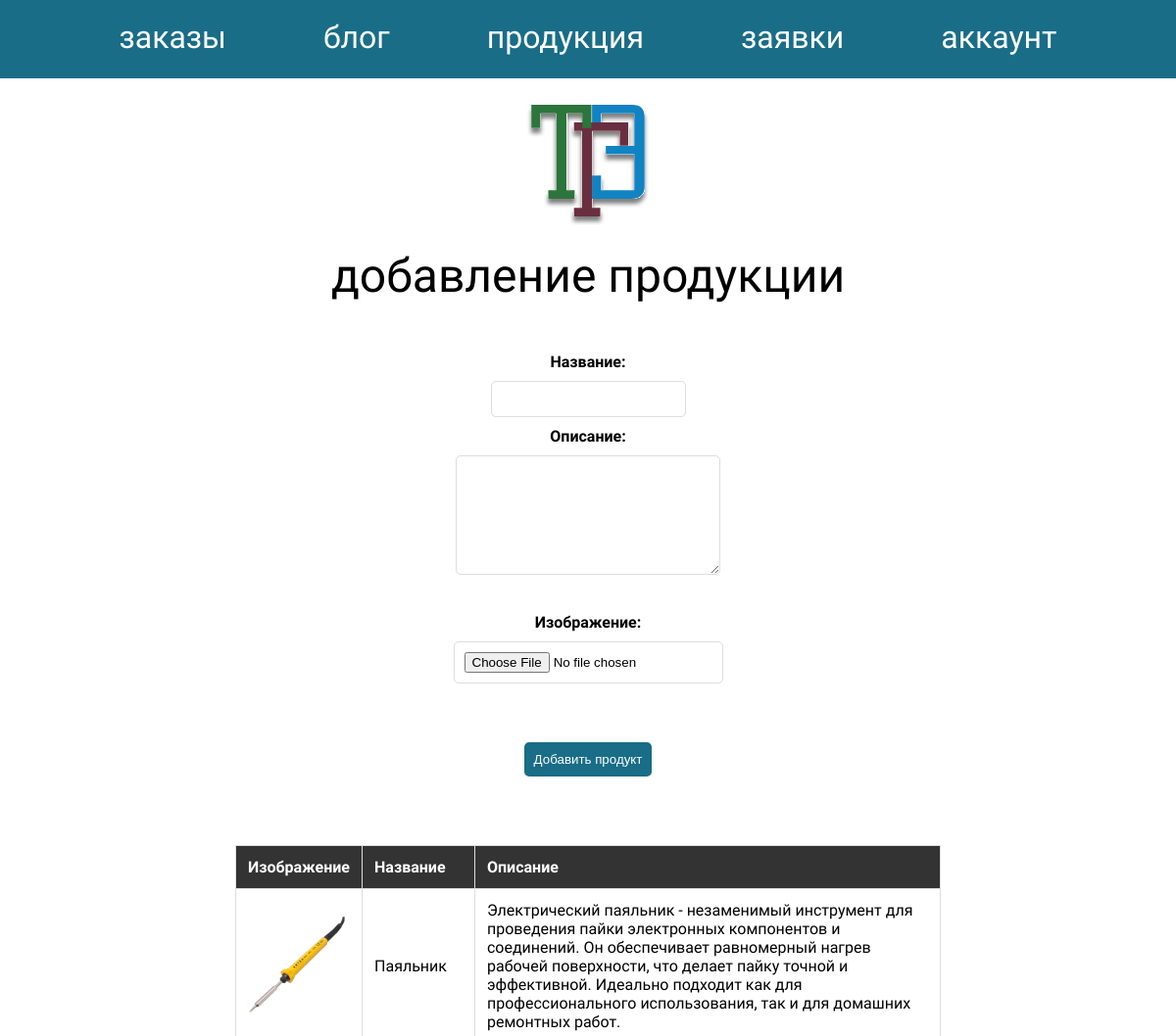
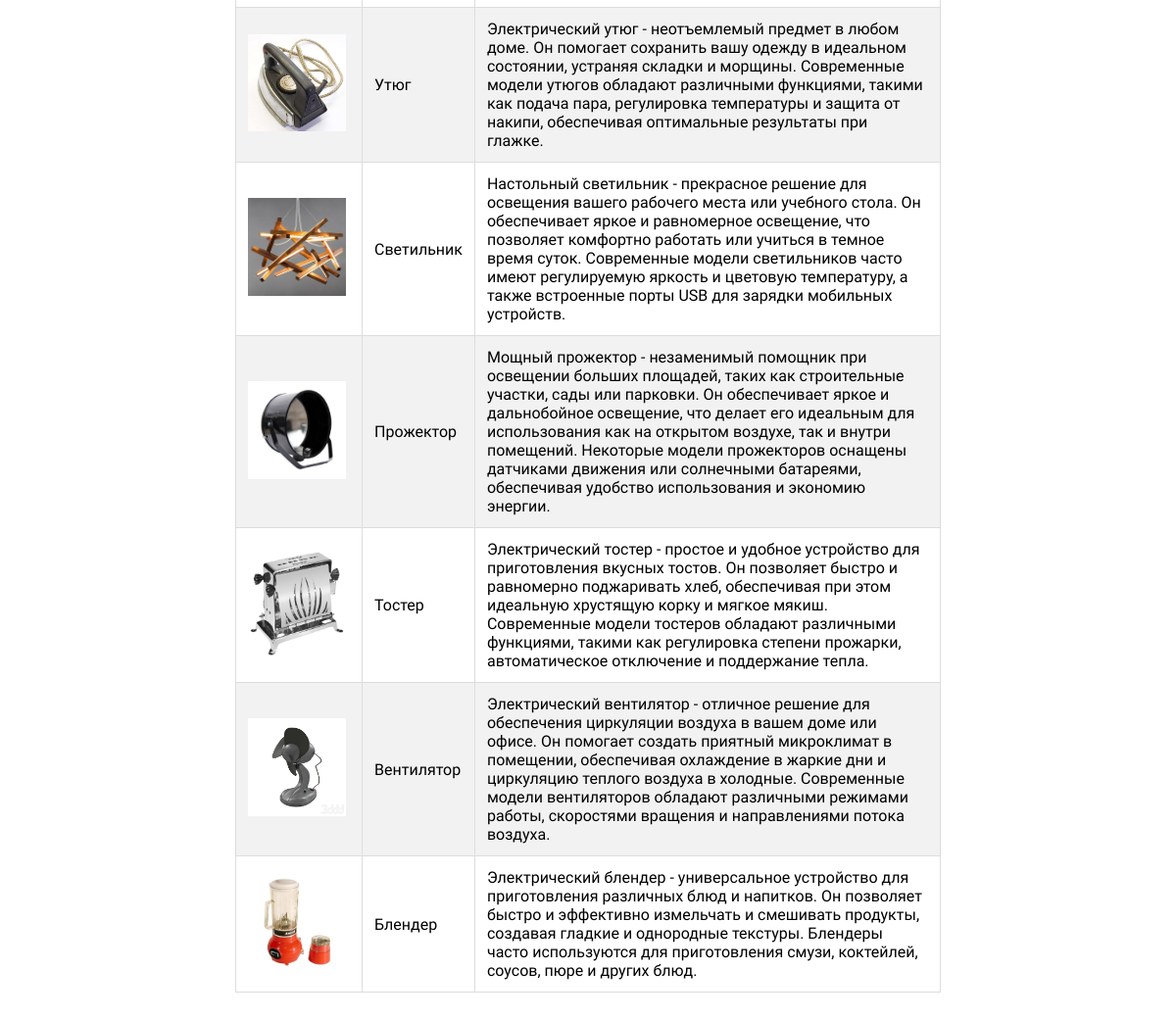
Screenshot of /product_admin.php with the database file from the repository (2 pictures, top to bottom).
### tables this page shows
CREATE TABLE `Products` (
  `ProductID` int NOT NULL,
  `ImagePath` varchar(255) NOT NULL,
  `Name` varchar(100) NOT NULL,
  `Description` text NOT NULL
);

### product_admin.php (the view, shortened to what this page needs)
<!DOCTYPE html>
<html lang="en">
<head>
    <link rel="stylesheet" href="style.css">
</head>
<body>
<header>
    <div class="toolbar">
        <a href="admin_order.php">заказы</a>
        <a href="blog_admin.php">блог</a>
        <a href="product_admin.php">продукция</a>
        <a href="callback_admin.php">заявки</a>
        <a href="profile_admin.php">аккаунт</a>
    </div>
</header>
<div class="content">
    <img src="img/logo_light.svg" alt="Logo" class="logo">
    <p class="title_page">добавление продукции</p>
    <form class="product_admin_form" action="" method="post" enctype="multipart/form-data">
        <label for="name">Название:</label>
        <input type="text" id="name" name="name" required>
        <label for="description">Описание:</label>
        <textarea id="description" name="description" required></textarea><br>
        <label for="image">Изображение:</label>
        <input type="file" id="image" name="image" required>
        <input type="submit" name="submit" value="Добавить продукт" class="submit_product_admin">
    </form>
    <?php
    include 'config.php';
    ?>
    <table class="table_products">
        <thead>
            <tr>
                <th>Изображение</th>
                <th>Название</th>
                <th>Описание</th>
            </tr>
        </thead>
        <tbody>
            <?php
            $sql = "SELECT ProductID, ImagePath, Name, Description FROM Products";
            $result = $conn->query($sql);
            if ($result->num_rows > 0) {
                while($row = $result->fetch_assoc()) {
                    echo "<tr>";
                    echo "<td><img src='" . $row['ImagePath'] . "' alt='" . $row['Name'] . "' width='100'></td>";
                    echo "<td>" . $row['Name'] . "</td>";
                    echo "<td>" . $row['Description'] . "</td>";
                    echo "</tr>";
                }
            } else {
                echo "<tr><td colspan='3'>Нет продукции</td></tr>";
            }
            ?>
        </tbody>
    </table>
</div>
</body>
</html>

### style.css (style rules this page uses)
* { padding: 0 auto; margin: 0 auto; transition: 0.5s; }
body { font-family: 'Jura'; }
header { display: flex; width: 100%; background-color: #196D87; height: 80px; }
.toolbar { width: 80%; display: flex; text-align: center; align-items: center; gap: 10%; }
.toolbar a { font-size: 32px; color: #fff; text-decoration: none; position: relative; padding-bottom: 5px; }
.toolbar a::before, .toolbar a::after { content: ""; position: absolute; width: 0; height: 2px; bottom: 0; background-color: #fff; transition: all 0.5s ease; }
.toolbar a::before { left: 50%; }
.toolbar a::after { right: 50%; }
.content { display: flex; flex-direction: column; text-align: center; }
.title_page { font-size: 48px; }
.product_admin_form { display: flex; flex-direction: column; gap: 10px; margin-top: 50px; }
.product_admin_form label { font-weight: bold; }
.product_admin_form input[type="text"], .product_admin_form input[type="file"] { padding: 10px; border: 1px solid #ddd; border-radius: 5px; }
.product_admin_form textarea { padding: 10px; border: 1px solid #ddd; border-radius: 5px; width: 90%; max-width: 100%; min-height: 100px; }
.submit_product_admin { margin-top: 50px; padding: 10px; background-color: #196D87; color: white; border: none; border-radius: 5px; cursor: pointer; margin-bottom: 50px; }
.table_products { width: 60%; border-collapse: collapse; margin-top: 20px; margin-bottom: 100px; }
.table_products thead { background-color: #333; color: white; }
.table_products th, .table_products td { padding: 12px; border: 1px solid #ddd; text-align: left; }
.table_products tr:nth-child(even) { background-color: #f2f2f2; }

### rows the page displays
products: ImagePath (picture), Name "Паяльник", Description "Электрический паяльник - незаменимый инструмент для проведения пайки электронных компонентов и соединений. Он обеспечивает равномерный нагрев рабочей поверхности, что делает пайку точной и эффективной. Идеально подходит как для профессионального использования, так и для домашних ремонтных работ."
products: ImagePath (picture), Name "Утюг", Description "Электрический утюг - неотъемлемый предмет в любом доме. Он помогает сохранить вашу одежду в идеальном состоянии, устраняя складки и морщины. Современные модели утюгов обладают различными функциями, такими как подача пара, регулировка температуры и защита от накипи, обеспечивая оптимальные результаты при глажке."
products: ImagePath (picture), Name "Светильник", Description "Настольный светильник - прекрасное решение для освещения вашего рабочего места или учебного стола. Он обеспечивает яркое и равномерное освещение, что позволяет комфортно работать или учиться в темное время суток. Современные модели светильников часто имеют регулируемую яркость и цветовую температуру, а также встроенные порты USB для зарядки мобильных устройств."
products: ImagePath (picture), Name "Прожектор", Description "Мощный прожектор - незаменимый помощник при освещении больших площадей, таких как строительные участки, сады или парковки. Он обеспечивает яркое и дальнобойное освещение, что делает его идеальным для использования как на открытом воздухе, так и внутри помещений. Некоторые модели прожекторов оснащены датчиками движения или солнечными батареями, обеспечивая удобство использования и экономию энергии."
products: ImagePath (picture), Name "Тостер", Description "Электрический тостер - простое и удобное устройство для приготовления вкусных тостов. Он позволяет быстро и равномерно поджаривать хлеб, обеспечивая при этом идеальную хрустящую корку и мягкое мякиш. Современные модели тостеров обладают различными функциями, такими как регулировка степени прожарки, автоматическое отключение и поддержание тепла."
products: ImagePath (picture), Name "Вентилятор", Description "Электрический вентилятор - отличное решение для обеспечения циркуляции воздуха в вашем доме или офисе. Он помогает создать приятный микроклимат в помещении, обеспечивая охлаждение в жаркие дни и циркуляцию теплого воздуха в холодные. Современные модели вентиляторов обладают различными режимами работы, скоростями вращения и направлениями потока воздуха."
products: ImagePath (picture), Name "Блендер", Description "Электрический блендер - универсальное устройство для приготовления различных блюд и напитков. Он позволяет быстро и эффективно измельчать и смешивать продукты, создавая гладкие и однородные текстуры. Блендеры часто используются для приготовления смузи, коктейлей, соусов, пюре и других блюд."
